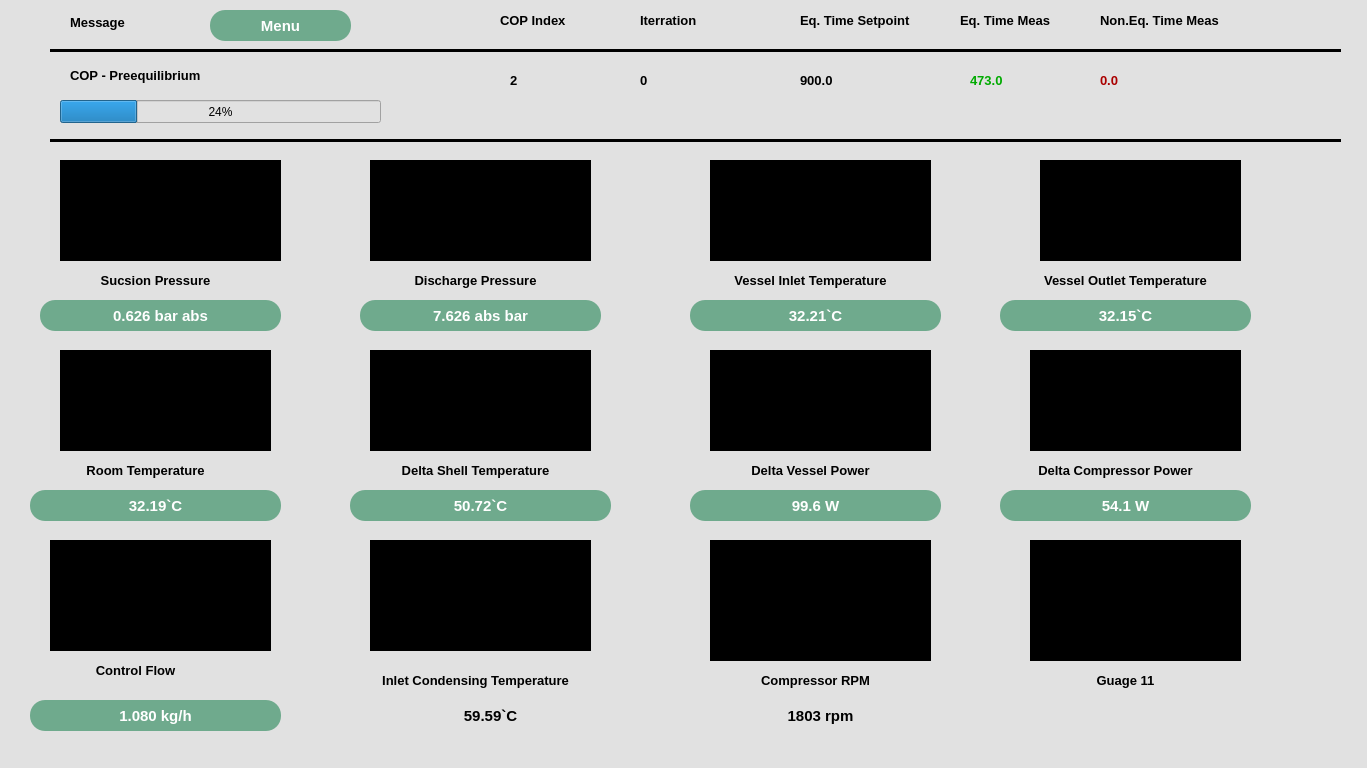
<?xml version="1.0" encoding="UTF-8"?>
<ui version="4.0">
 <class>MainWindow</class>
 <widget class="QMainWindow" name="MainWindow">
  <property name="geometry">
   <rect>
    <x>0</x>
    <y>0</y>
    <width>1367</width>
    <height>775</height>
   </rect>
  </property>
  <property name="windowTitle">
   <string>MainWindow</string>
  </property>
  <property name="styleSheet">
   <string notr="true">background-color: rgb(255, 255, 255);</string>
  </property>
  <widget class="QWidget" name="centralwidget">
   <property name="minimumSize">
    <size>
     <width>1367</width>
     <height>768</height>
    </size>
   </property>
   <property name="maximumSize">
    <size>
     <width>1367</width>
     <height>768</height>
    </size>
   </property>
   <layout class="QGridLayout" name="gridLayout">
    <property name="leftMargin">
     <number>0</number>
    </property>
    <property name="topMargin">
     <number>0</number>
    </property>
    <property name="rightMargin">
     <number>0</number>
    </property>
    <property name="bottomMargin">
     <number>0</number>
    </property>
    <property name="spacing">
     <number>0</number>
    </property>
    <item row="0" column="0">
     <widget class="QWidget" name="widget_2" native="true">
      <property name="minimumSize">
       <size>
        <width>800</width>
        <height>0</height>
       </size>
      </property>
      <property name="font">
       <font>
        <family>Arial</family>
        <pointsize>10</pointsize>
        <weight>75</weight>
        <bold>true</bold>
       </font>
      </property>
      <property name="styleSheet">
       <string notr="true">background-color: rgb(225, 225, 225);</string>
      </property>
      <widget class="QLabel" name="label_24">
       <property name="geometry">
        <rect>
         <x>40</x>
         <y>300</y>
         <width>241</width>
         <height>31</height>
        </rect>
       </property>
       <property name="font">
        <font>
         <family>Arial</family>
         <pointsize>11</pointsize>
         <weight>75</weight>
         <italic>false</italic>
         <bold>true</bold>
        </font>
       </property>
       <property name="cursor">
        <cursorShape>WhatsThisCursor</cursorShape>
       </property>
       <property name="styleSheet">
        <string notr="true"> border:None; border-radius: 15px; 

color: rgb(255, 255, 255);
background-color: rgb(111, 170, 141);</string>
       </property>
       <property name="text">
        <string>0.626 bar abs</string>
       </property>
       <property name="alignment">
        <set>Qt::AlignCenter</set>
       </property>
      </widget>
      <widget class="QLabel" name="label_25">
       <property name="geometry">
        <rect>
         <x>360</x>
         <y>300</y>
         <width>241</width>
         <height>31</height>
        </rect>
       </property>
       <property name="font">
        <font>
         <family>Arial</family>
         <pointsize>11</pointsize>
         <weight>75</weight>
         <italic>false</italic>
         <bold>true</bold>
        </font>
       </property>
       <property name="cursor">
        <cursorShape>WhatsThisCursor</cursorShape>
       </property>
       <property name="styleSheet">
        <string notr="true"> border:None; border-radius: 15px; 
background-color: rgb(111, 170, 141);
color: rgb(255, 255, 255);</string>
       </property>
       <property name="text">
        <string>7.626 abs bar</string>
       </property>
       <property name="alignment">
        <set>Qt::AlignCenter</set>
       </property>
      </widget>
      <widget class="QLabel" name="label_26">
       <property name="geometry">
        <rect>
         <x>690</x>
         <y>300</y>
         <width>251</width>
         <height>31</height>
        </rect>
       </property>
       <property name="font">
        <font>
         <family>Arial</family>
         <pointsize>11</pointsize>
         <weight>75</weight>
         <italic>false</italic>
         <bold>true</bold>
        </font>
       </property>
       <property name="cursor">
        <cursorShape>WhatsThisCursor</cursorShape>
       </property>
       <property name="styleSheet">
        <string notr="true"> border:None; border-radius: 15px; 
background-color: rgb(111, 170, 141);
color: rgb(255, 255, 255);</string>
       </property>
       <property name="text">
        <string>32.21`C</string>
       </property>
       <property name="alignment">
        <set>Qt::AlignCenter</set>
       </property>
      </widget>
      <widget class="AnalogGaugeWidget" name="widget_5" native="true">
       <property name="geometry">
        <rect>
         <x>60</x>
         <y>160</y>
         <width>221</width>
         <height>101</height>
        </rect>
       </property>
       <property name="styleSheet">
        <string notr="true">background-color: rgb(0, 0, 0);</string>
       </property>
      </widget>
      <widget class="AnalogGaugeWidget" name="widget_6" native="true">
       <property name="geometry">
        <rect>
         <x>370</x>
         <y>160</y>
         <width>221</width>
         <height>101</height>
        </rect>
       </property>
       <property name="styleSheet">
        <string notr="true">background-color: rgb(0, 0, 0);</string>
       </property>
      </widget>
      <widget class="AnalogGaugeWidget" name="widget_8" native="true">
       <property name="geometry">
        <rect>
         <x>710</x>
         <y>160</y>
         <width>221</width>
         <height>101</height>
        </rect>
       </property>
       <property name="styleSheet">
        <string notr="true">background-color: rgb(0, 0, 0);</string>
       </property>
      </widget>
      <widget class="AnalogGaugeWidget" name="widget_7" native="true">
       <property name="geometry">
        <rect>
         <x>1040</x>
         <y>160</y>
         <width>201</width>
         <height>101</height>
        </rect>
       </property>
       <property name="styleSheet">
        <string notr="true">background-color: rgb(0, 0, 0);</string>
       </property>
      </widget>
      <widget class="QLabel" name="label_27">
       <property name="geometry">
        <rect>
         <x>1000</x>
         <y>300</y>
         <width>251</width>
         <height>31</height>
        </rect>
       </property>
       <property name="font">
        <font>
         <family>Arial</family>
         <pointsize>11</pointsize>
         <weight>75</weight>
         <italic>false</italic>
         <bold>true</bold>
        </font>
       </property>
       <property name="cursor">
        <cursorShape>WhatsThisCursor</cursorShape>
       </property>
       <property name="styleSheet">
        <string notr="true"> border:None; border-radius: 15px; 
background-color: rgb(111, 170, 141);
color: rgb(255, 255, 255);</string>
       </property>
       <property name="text">
        <string>32.15`C</string>
       </property>
       <property name="alignment">
        <set>Qt::AlignCenter</set>
       </property>
      </widget>
      <widget class="AnalogGaugeWidget" name="widget_12" native="true">
       <property name="geometry">
        <rect>
         <x>60</x>
         <y>350</y>
         <width>211</width>
         <height>101</height>
        </rect>
       </property>
       <property name="styleSheet">
        <string notr="true">background-color: rgb(0, 0, 0);</string>
       </property>
      </widget>
      <widget class="AnalogGaugeWidget" name="widget_14" native="true">
       <property name="geometry">
        <rect>
         <x>370</x>
         <y>350</y>
         <width>221</width>
         <height>101</height>
        </rect>
       </property>
       <property name="styleSheet">
        <string notr="true">background-color: rgb(0, 0, 0);</string>
       </property>
      </widget>
      <widget class="AnalogGaugeWidget" name="widget_15" native="true">
       <property name="geometry">
        <rect>
         <x>710</x>
         <y>350</y>
         <width>221</width>
         <height>101</height>
        </rect>
       </property>
       <property name="styleSheet">
        <string notr="true">background-color: rgb(0, 0, 0);</string>
       </property>
      </widget>
      <widget class="AnalogGaugeWidget" name="widget_16" native="true">
       <property name="geometry">
        <rect>
         <x>1030</x>
         <y>350</y>
         <width>211</width>
         <height>101</height>
        </rect>
       </property>
       <property name="styleSheet">
        <string notr="true">background-color: rgb(0, 0, 0);</string>
       </property>
      </widget>
      <widget class="QLabel" name="label_28">
       <property name="geometry">
        <rect>
         <x>30</x>
         <y>490</y>
         <width>251</width>
         <height>31</height>
        </rect>
       </property>
       <property name="font">
        <font>
         <family>Arial</family>
         <pointsize>11</pointsize>
         <weight>75</weight>
         <italic>false</italic>
         <bold>true</bold>
        </font>
       </property>
       <property name="cursor">
        <cursorShape>WhatsThisCursor</cursorShape>
       </property>
       <property name="styleSheet">
        <string notr="true"> border:None; border-radius: 15px; 
background-color: rgb(111, 170, 141);
color: rgb(255, 255, 255);</string>
       </property>
       <property name="text">
        <string>32.19`C</string>
       </property>
       <property name="alignment">
        <set>Qt::AlignCenter</set>
       </property>
      </widget>
      <widget class="QLabel" name="label_29">
       <property name="geometry">
        <rect>
         <x>690</x>
         <y>490</y>
         <width>251</width>
         <height>31</height>
        </rect>
       </property>
       <property name="font">
        <font>
         <family>Arial</family>
         <pointsize>11</pointsize>
         <weight>75</weight>
         <italic>false</italic>
         <bold>true</bold>
        </font>
       </property>
       <property name="cursor">
        <cursorShape>WhatsThisCursor</cursorShape>
       </property>
       <property name="styleSheet">
        <string notr="true"> border:None; border-radius: 15px; 
background-color: rgb(111, 170, 141);
color: rgb(255, 255, 255);</string>
       </property>
       <property name="text">
        <string>99.6 W</string>
       </property>
       <property name="alignment">
        <set>Qt::AlignCenter</set>
       </property>
      </widget>
      <widget class="QLabel" name="label_30">
       <property name="geometry">
        <rect>
         <x>1000</x>
         <y>490</y>
         <width>251</width>
         <height>31</height>
        </rect>
       </property>
       <property name="font">
        <font>
         <family>Arial</family>
         <pointsize>11</pointsize>
         <weight>75</weight>
         <italic>false</italic>
         <bold>true</bold>
        </font>
       </property>
       <property name="cursor">
        <cursorShape>WhatsThisCursor</cursorShape>
       </property>
       <property name="styleSheet">
        <string notr="true"> border:None; border-radius: 15px; 
background-color: rgb(111, 170, 141);
color: rgb(255, 255, 255);</string>
       </property>
       <property name="text">
        <string>54.1 W</string>
       </property>
       <property name="alignment">
        <set>Qt::AlignCenter</set>
       </property>
      </widget>
      <widget class="QLabel" name="label_31">
       <property name="geometry">
        <rect>
         <x>350</x>
         <y>490</y>
         <width>261</width>
         <height>31</height>
        </rect>
       </property>
       <property name="font">
        <font>
         <family>Arial</family>
         <pointsize>11</pointsize>
         <weight>75</weight>
         <italic>false</italic>
         <bold>true</bold>
        </font>
       </property>
       <property name="cursor">
        <cursorShape>WhatsThisCursor</cursorShape>
       </property>
       <property name="styleSheet">
        <string notr="true"> border:None; border-radius: 15px; 
background-color: rgb(111, 170, 141);
color: rgb(255, 255, 255);</string>
       </property>
       <property name="text">
        <string>50.72`C</string>
       </property>
       <property name="alignment">
        <set>Qt::AlignCenter</set>
       </property>
      </widget>
      <widget class="AnalogGaugeWidget" name="widget_13" native="true">
       <property name="geometry">
        <rect>
         <x>50</x>
         <y>540</y>
         <width>221</width>
         <height>111</height>
        </rect>
       </property>
       <property name="styleSheet">
        <string notr="true">background-color: rgb(0, 0, 0);</string>
       </property>
      </widget>
      <widget class="AnalogGaugeWidget" name="widget_17" native="true">
       <property name="geometry">
        <rect>
         <x>370</x>
         <y>540</y>
         <width>221</width>
         <height>111</height>
        </rect>
       </property>
       <property name="styleSheet">
        <string notr="true">background-color: rgb(0, 0, 0);</string>
       </property>
      </widget>
      <widget class="AnalogGaugeWidget" name="widget_18" native="true">
       <property name="geometry">
        <rect>
         <x>710</x>
         <y>540</y>
         <width>221</width>
         <height>121</height>
        </rect>
       </property>
       <property name="styleSheet">
        <string notr="true">background-color: rgb(0, 0, 0);</string>
       </property>
      </widget>
      <widget class="AnalogGaugeWidget" name="widget_19" native="true">
       <property name="geometry">
        <rect>
         <x>1030</x>
         <y>540</y>
         <width>211</width>
         <height>121</height>
        </rect>
       </property>
       <property name="styleSheet">
        <string notr="true">background-color: rgb(0, 0, 0);</string>
       </property>
      </widget>
      <widget class="QLabel" name="label_32">
       <property name="geometry">
        <rect>
         <x>30</x>
         <y>700</y>
         <width>251</width>
         <height>31</height>
        </rect>
       </property>
       <property name="font">
        <font>
         <family>Arial</family>
         <pointsize>11</pointsize>
         <weight>75</weight>
         <italic>false</italic>
         <bold>true</bold>
        </font>
       </property>
       <property name="cursor">
        <cursorShape>WhatsThisCursor</cursorShape>
       </property>
       <property name="styleSheet">
        <string notr="true"> border:None; border-radius: 15px; 
background-color: rgb(111, 170, 141);
color: rgb(255, 255, 255);</string>
       </property>
       <property name="text">
        <string>1.080 kg/h</string>
       </property>
       <property name="alignment">
        <set>Qt::AlignCenter</set>
       </property>
      </widget>
      <widget class="QLabel" name="label_33">
       <property name="geometry">
        <rect>
         <x>360</x>
         <y>700</y>
         <width>261</width>
         <height>31</height>
        </rect>
       </property>
       <property name="font">
        <font>
         <family>Arial</family>
         <pointsize>11</pointsize>
         <weight>75</weight>
         <italic>false</italic>
         <bold>true</bold>
        </font>
       </property>
       <property name="cursor">
        <cursorShape>WhatsThisCursor</cursorShape>
       </property>
       <property name="styleSheet">
        <string notr="true"/>
       </property>
       <property name="text">
        <string>59.59`C</string>
       </property>
       <property name="alignment">
        <set>Qt::AlignCenter</set>
       </property>
      </widget>
      <widget class="QLabel" name="label_34">
       <property name="geometry">
        <rect>
         <x>710</x>
         <y>700</y>
         <width>221</width>
         <height>31</height>
        </rect>
       </property>
       <property name="font">
        <font>
         <family>Arial</family>
         <pointsize>11</pointsize>
         <weight>75</weight>
         <italic>false</italic>
         <bold>true</bold>
        </font>
       </property>
       <property name="cursor">
        <cursorShape>WhatsThisCursor</cursorShape>
       </property>
       <property name="styleSheet">
        <string notr="true"> border:None; border-radius: 15px; 
</string>
       </property>
       <property name="text">
        <string>1803 rpm</string>
       </property>
       <property name="alignment">
        <set>Qt::AlignCenter</set>
       </property>
      </widget>
      <widget class="QLabel" name="label_35">
       <property name="geometry">
        <rect>
         <x>1030</x>
         <y>690</y>
         <width>211</width>
         <height>31</height>
        </rect>
       </property>
       <property name="font">
        <font>
         <family>Arial</family>
         <pointsize>11</pointsize>
         <weight>75</weight>
         <italic>false</italic>
         <bold>true</bold>
        </font>
       </property>
       <property name="cursor">
        <cursorShape>WhatsThisCursor</cursorShape>
       </property>
       <property name="styleSheet">
        <string notr="true"> border:None; border-radius: 15px; 
</string>
       </property>
       <property name="text">
        <string/>
       </property>
       <property name="alignment">
        <set>Qt::AlignCenter</set>
       </property>
      </widget>
      <widget class="QLabel" name="label">
       <property name="geometry">
        <rect>
         <x>60</x>
         <y>265</y>
         <width>191</width>
         <height>31</height>
        </rect>
       </property>
       <property name="font">
        <font>
         <family>Arial</family>
         <pointsize>10</pointsize>
         <weight>75</weight>
         <bold>true</bold>
        </font>
       </property>
       <property name="text">
        <string>Sucsion Pressure</string>
       </property>
       <property name="alignment">
        <set>Qt::AlignCenter</set>
       </property>
      </widget>
      <widget class="QLabel" name="label_2">
       <property name="geometry">
        <rect>
         <x>380</x>
         <y>270</y>
         <width>191</width>
         <height>21</height>
        </rect>
       </property>
       <property name="font">
        <font>
         <family>Arial</family>
         <pointsize>10</pointsize>
         <weight>75</weight>
         <bold>true</bold>
        </font>
       </property>
       <property name="text">
        <string>Discharge Pressure</string>
       </property>
       <property name="alignment">
        <set>Qt::AlignCenter</set>
       </property>
      </widget>
      <widget class="QLabel" name="label_3">
       <property name="geometry">
        <rect>
         <x>710</x>
         <y>270</y>
         <width>201</width>
         <height>21</height>
        </rect>
       </property>
       <property name="font">
        <font>
         <family>Arial</family>
         <pointsize>10</pointsize>
         <weight>75</weight>
         <bold>true</bold>
        </font>
       </property>
       <property name="text">
        <string>Vessel Inlet Temperature</string>
       </property>
       <property name="alignment">
        <set>Qt::AlignCenter</set>
       </property>
      </widget>
      <widget class="QLabel" name="label_4">
       <property name="geometry">
        <rect>
         <x>1030</x>
         <y>270</y>
         <width>191</width>
         <height>21</height>
        </rect>
       </property>
       <property name="font">
        <font>
         <family>Arial</family>
         <pointsize>10</pointsize>
         <weight>75</weight>
         <bold>true</bold>
        </font>
       </property>
       <property name="text">
        <string>Vessel Outlet Temperature</string>
       </property>
       <property name="alignment">
        <set>Qt::AlignCenter</set>
       </property>
      </widget>
      <widget class="QLabel" name="label_5">
       <property name="geometry">
        <rect>
         <x>50</x>
         <y>460</y>
         <width>191</width>
         <height>21</height>
        </rect>
       </property>
       <property name="font">
        <font>
         <family>Arial</family>
         <pointsize>10</pointsize>
         <weight>75</weight>
         <bold>true</bold>
        </font>
       </property>
       <property name="text">
        <string>Room Temperature</string>
       </property>
       <property name="alignment">
        <set>Qt::AlignCenter</set>
       </property>
      </widget>
      <widget class="QLabel" name="label_6">
       <property name="geometry">
        <rect>
         <x>380</x>
         <y>460</y>
         <width>191</width>
         <height>21</height>
        </rect>
       </property>
       <property name="font">
        <font>
         <family>Arial</family>
         <pointsize>10</pointsize>
         <weight>75</weight>
         <bold>true</bold>
        </font>
       </property>
       <property name="text">
        <string>Delta Shell Temperature</string>
       </property>
       <property name="alignment">
        <set>Qt::AlignCenter</set>
       </property>
      </widget>
      <widget class="QLabel" name="label_7">
       <property name="geometry">
        <rect>
         <x>710</x>
         <y>460</y>
         <width>201</width>
         <height>21</height>
        </rect>
       </property>
       <property name="font">
        <font>
         <family>Arial</family>
         <pointsize>10</pointsize>
         <weight>75</weight>
         <bold>true</bold>
        </font>
       </property>
       <property name="text">
        <string>Delta Vessel Power</string>
       </property>
       <property name="alignment">
        <set>Qt::AlignCenter</set>
       </property>
      </widget>
      <widget class="QLabel" name="label_8">
       <property name="geometry">
        <rect>
         <x>1020</x>
         <y>460</y>
         <width>191</width>
         <height>21</height>
        </rect>
       </property>
       <property name="font">
        <font>
         <family>Arial</family>
         <pointsize>10</pointsize>
         <weight>75</weight>
         <bold>true</bold>
        </font>
       </property>
       <property name="text">
        <string>Delta Compressor Power</string>
       </property>
       <property name="alignment">
        <set>Qt::AlignCenter</set>
       </property>
      </widget>
      <widget class="QLabel" name="label_9">
       <property name="geometry">
        <rect>
         <x>40</x>
         <y>660</y>
         <width>191</width>
         <height>21</height>
        </rect>
       </property>
       <property name="font">
        <font>
         <family>Arial</family>
         <pointsize>10</pointsize>
         <weight>75</weight>
         <bold>true</bold>
        </font>
       </property>
       <property name="text">
        <string>Control Flow</string>
       </property>
       <property name="alignment">
        <set>Qt::AlignCenter</set>
       </property>
      </widget>
      <widget class="QLabel" name="label_10">
       <property name="geometry">
        <rect>
         <x>370</x>
         <y>670</y>
         <width>211</width>
         <height>21</height>
        </rect>
       </property>
       <property name="font">
        <font>
         <family>Arial</family>
         <pointsize>10</pointsize>
         <weight>75</weight>
         <bold>true</bold>
        </font>
       </property>
       <property name="text">
        <string>Inlet Condensing Temperature</string>
       </property>
       <property name="alignment">
        <set>Qt::AlignCenter</set>
       </property>
      </widget>
      <widget class="QLabel" name="label_11">
       <property name="geometry">
        <rect>
         <x>720</x>
         <y>670</y>
         <width>191</width>
         <height>21</height>
        </rect>
       </property>
       <property name="font">
        <font>
         <family>Arial</family>
         <pointsize>10</pointsize>
         <weight>75</weight>
         <bold>true</bold>
        </font>
       </property>
       <property name="text">
        <string>Compressor RPM</string>
       </property>
       <property name="alignment">
        <set>Qt::AlignCenter</set>
       </property>
      </widget>
      <widget class="QLabel" name="label_12">
       <property name="geometry">
        <rect>
         <x>1030</x>
         <y>670</y>
         <width>191</width>
         <height>21</height>
        </rect>
       </property>
       <property name="font">
        <font>
         <family>Arial</family>
         <pointsize>10</pointsize>
         <weight>75</weight>
         <bold>true</bold>
        </font>
       </property>
       <property name="text">
        <string>Guage 11</string>
       </property>
       <property name="alignment">
        <set>Qt::AlignCenter</set>
       </property>
      </widget>
      <widget class="Line" name="line">
       <property name="geometry">
        <rect>
         <x>50</x>
         <y>130</y>
         <width>1291</width>
         <height>21</height>
        </rect>
       </property>
       <property name="frameShadow">
        <enum>QFrame::Plain</enum>
       </property>
       <property name="lineWidth">
        <number>3</number>
       </property>
       <property name="orientation">
        <enum>Qt::Horizontal</enum>
       </property>
      </widget>
      <widget class="QProgressBar" name="sdf">
       <property name="geometry">
        <rect>
         <x>60</x>
         <y>100</y>
         <width>321</width>
         <height>23</height>
        </rect>
       </property>
       <property name="value">
        <number>24</number>
       </property>
      </widget>
      <widget class="QLabel" name="label_13">
       <property name="geometry">
        <rect>
         <x>70</x>
         <y>12</y>
         <width>131</width>
         <height>21</height>
        </rect>
       </property>
       <property name="font">
        <font>
         <family>Arial</family>
         <pointsize>10</pointsize>
         <weight>75</weight>
         <bold>true</bold>
        </font>
       </property>
       <property name="text">
        <string>Message</string>
       </property>
      </widget>
      <widget class="Line" name="line_2">
       <property name="geometry">
        <rect>
         <x>50</x>
         <y>40</y>
         <width>1291</width>
         <height>21</height>
        </rect>
       </property>
       <property name="frameShadow">
        <enum>QFrame::Plain</enum>
       </property>
       <property name="lineWidth">
        <number>3</number>
       </property>
       <property name="orientation">
        <enum>Qt::Horizontal</enum>
       </property>
      </widget>
      <widget class="QLabel" name="label_14">
       <property name="geometry">
        <rect>
         <x>70</x>
         <y>60</y>
         <width>351</width>
         <height>31</height>
        </rect>
       </property>
       <property name="font">
        <font>
         <family>Arial</family>
         <pointsize>10</pointsize>
         <weight>75</weight>
         <bold>true</bold>
        </font>
       </property>
       <property name="text">
        <string>COP - Preequilibrium</string>
       </property>
      </widget>
      <widget class="QLabel" name="label_15">
       <property name="geometry">
        <rect>
         <x>500</x>
         <y>10</y>
         <width>81</width>
         <height>21</height>
        </rect>
       </property>
       <property name="font">
        <font>
         <family>Arial</family>
         <pointsize>10</pointsize>
         <weight>75</weight>
         <bold>true</bold>
        </font>
       </property>
       <property name="text">
        <string>COP Index</string>
       </property>
      </widget>
      <widget class="QLabel" name="label_16">
       <property name="geometry">
        <rect>
         <x>510</x>
         <y>70</y>
         <width>71</width>
         <height>21</height>
        </rect>
       </property>
       <property name="font">
        <font>
         <family>Arial</family>
         <pointsize>10</pointsize>
         <weight>75</weight>
         <bold>true</bold>
        </font>
       </property>
       <property name="text">
        <string>2</string>
       </property>
      </widget>
      <widget class="QLabel" name="label_17">
       <property name="geometry">
        <rect>
         <x>640</x>
         <y>10</y>
         <width>81</width>
         <height>21</height>
        </rect>
       </property>
       <property name="font">
        <font>
         <family>Arial</family>
         <pointsize>10</pointsize>
         <weight>75</weight>
         <bold>true</bold>
        </font>
       </property>
       <property name="text">
        <string>Iterration</string>
       </property>
      </widget>
      <widget class="QLabel" name="label_18">
       <property name="geometry">
        <rect>
         <x>640</x>
         <y>70</y>
         <width>71</width>
         <height>21</height>
        </rect>
       </property>
       <property name="font">
        <font>
         <family>Arial</family>
         <pointsize>10</pointsize>
         <weight>75</weight>
         <bold>true</bold>
        </font>
       </property>
       <property name="text">
        <string>0</string>
       </property>
      </widget>
      <widget class="QLabel" name="label_19">
       <property name="geometry">
        <rect>
         <x>800</x>
         <y>10</y>
         <width>121</width>
         <height>21</height>
        </rect>
       </property>
       <property name="font">
        <font>
         <family>Arial</family>
         <pointsize>10</pointsize>
         <weight>75</weight>
         <bold>true</bold>
        </font>
       </property>
       <property name="text">
        <string>Eq. Time Setpoint</string>
       </property>
      </widget>
      <widget class="QLabel" name="label_20">
       <property name="geometry">
        <rect>
         <x>800</x>
         <y>70</y>
         <width>81</width>
         <height>21</height>
        </rect>
       </property>
       <property name="font">
        <font>
         <family>Arial</family>
         <pointsize>10</pointsize>
         <weight>75</weight>
         <bold>true</bold>
        </font>
       </property>
       <property name="text">
        <string>900.0</string>
       </property>
      </widget>
      <widget class="QLabel" name="label_21">
       <property name="geometry">
        <rect>
         <x>960</x>
         <y>10</y>
         <width>121</width>
         <height>21</height>
        </rect>
       </property>
       <property name="font">
        <font>
         <family>Arial</family>
         <pointsize>10</pointsize>
         <weight>75</weight>
         <bold>true</bold>
        </font>
       </property>
       <property name="text">
        <string>Eq. Time Meas</string>
       </property>
      </widget>
      <widget class="QLabel" name="label_22">
       <property name="geometry">
        <rect>
         <x>970</x>
         <y>70</y>
         <width>81</width>
         <height>21</height>
        </rect>
       </property>
       <property name="font">
        <font>
         <family>Arial</family>
         <pointsize>10</pointsize>
         <weight>75</weight>
         <bold>true</bold>
        </font>
       </property>
       <property name="styleSheet">
        <string notr="true">color: rgb(0, 170, 0);</string>
       </property>
       <property name="text">
        <string>473.0</string>
       </property>
      </widget>
      <widget class="QLabel" name="label_23">
       <property name="geometry">
        <rect>
         <x>1100</x>
         <y>10</y>
         <width>121</width>
         <height>21</height>
        </rect>
       </property>
       <property name="font">
        <font>
         <family>Arial</family>
         <pointsize>10</pointsize>
         <weight>75</weight>
         <bold>true</bold>
        </font>
       </property>
       <property name="text">
        <string>Non.Eq. Time Meas</string>
       </property>
      </widget>
      <widget class="QLabel" name="label_36">
       <property name="geometry">
        <rect>
         <x>1100</x>
         <y>70</y>
         <width>91</width>
         <height>21</height>
        </rect>
       </property>
       <property name="font">
        <font>
         <family>Arial</family>
         <pointsize>10</pointsize>
         <weight>75</weight>
         <bold>true</bold>
        </font>
       </property>
       <property name="styleSheet">
        <string notr="true">color: rgb(170, 0, 0);</string>
       </property>
       <property name="text">
        <string>0.0</string>
       </property>
      </widget>
      <widget class="QLabel" name="label_37">
       <property name="geometry">
        <rect>
         <x>1160</x>
         <y>60</y>
         <width>181</width>
         <height>71</height>
        </rect>
       </property>
       <property name="font">
        <font>
         <family>Arial</family>
         <pointsize>25</pointsize>
         <weight>75</weight>
         <bold>true</bold>
        </font>
       </property>
       <property name="styleSheet">
        <string notr="true">
color: rgb(255, 0, 0);


</string>
       </property>
       <property name="text">
        <string/>
       </property>
       <property name="pixmap">
        <pixmap>C:/Users/win 10/Desktop/qt designer/gigasys.jpeg</pixmap>
       </property>
       <property name="scaledContents">
        <bool>true</bool>
       </property>
       <property name="alignment">
        <set>Qt::AlignCenter</set>
       </property>
      </widget>
      <widget class="QLabel" name="label_38">
       <property name="geometry">
        <rect>
         <x>210</x>
         <y>10</y>
         <width>141</width>
         <height>31</height>
        </rect>
       </property>
       <property name="font">
        <font>
         <family>Arial</family>
         <pointsize>11</pointsize>
         <weight>75</weight>
         <italic>false</italic>
         <bold>true</bold>
        </font>
       </property>
       <property name="cursor">
        <cursorShape>WhatsThisCursor</cursorShape>
       </property>
       <property name="styleSheet">
        <string notr="true"> border:None; border-radius: 15px; 
background-color: rgb(111, 170, 141);
color: rgb(255, 255, 255);</string>
       </property>
       <property name="text">
        <string>Menu</string>
       </property>
       <property name="alignment">
        <set>Qt::AlignCenter</set>
       </property>
      </widget>
     </widget>
    </item>
   </layout>
  </widget>
 </widget>
 <customwidgets>
  <customwidget>
   <class>AnalogGaugeWidget</class>
   <extends>QWidget</extends>
   <header location="global">AnalogGaugeWidget.h</header>
   <container>1</container>
  </customwidget>
 </customwidgets>
 <resources/>
 <connections/>
</ui>
